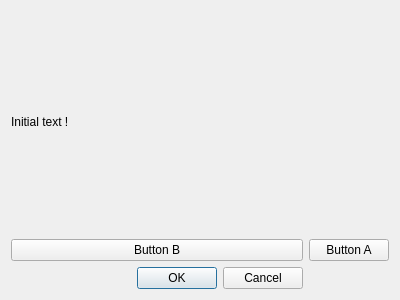
<?xml version="1.0" encoding="UTF-8"?>
<ui version="4.0">
 <class>TestFrame</class>
 <widget class="QFrame" name="TestFrame">
  <property name="geometry">
   <rect>
    <x>0</x>
    <y>0</y>
    <width>400</width>
    <height>300</height>
   </rect>
  </property>
  <property name="windowTitle">
   <string>Frame</string>
  </property>
  <layout class="QGridLayout" name="gridLayout">
   <item row="2" column="0">
    <widget class="QPushButton" name="pushButton_2">
     <property name="text">
      <string>Button B</string>
     </property>
    </widget>
   </item>
   <item row="3" column="0">
    <widget class="QDialogButtonBox" name="buttonBox">
     <property name="standardButtons">
      <set>QDialogButtonBox::Cancel|QDialogButtonBox::Ok</set>
     </property>
    </widget>
   </item>
   <item row="0" column="0">
    <widget class="QLabel" name="label">
     <property name="text">
      <string>Initial text !</string>
     </property>
    </widget>
   </item>
   <item row="2" column="1">
    <widget class="QPushButton" name="pushButton">
     <property name="text">
      <string>Button A</string>
     </property>
    </widget>
   </item>
  </layout>
 </widget>
 <resources/>
 <connections/>
</ui>
